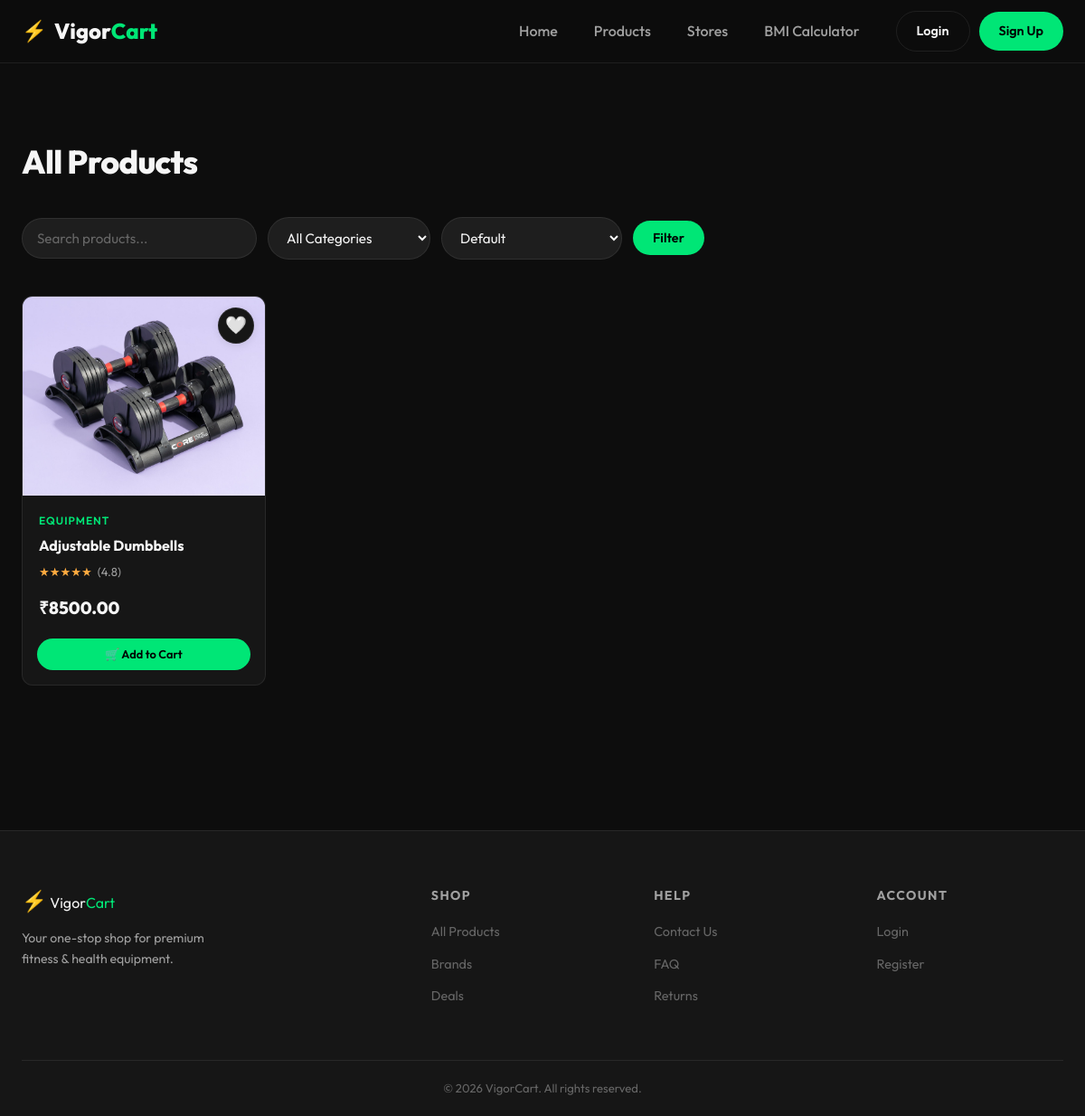
Screenshot of /products/ with the database file from the repository.
### store/models.py (models this page shows, shortened)
class Product(models.Model):
    p_name = models.CharField(max_length=255)
    asset_id = models.CharField(max_length=100, blank=True, null=True)
    description = models.TextField(blank=True, null=True)
    size = models.CharField(max_length=100, blank=True, null=True)
    detail = models.TextField(blank=True, null=True)
    price = models.DecimalField(max_digits=10, decimal_places=2)
    stock_availability = models.IntegerField(default=0)
    shop = models.ForeignKey(Shop, on_delete=models.CASCADE, related_name='products', null=True)
    category = models.ForeignKey(Category, on_delete=models.SET_NULL, null=True, related_name='products')
    image = models.ImageField(upload_to='products/', null=True, blank=True)
    created_at = models.DateTimeField(auto_now_add=True)

class Category(models.Model):
    name = models.CharField(max_length=100)
    parent = models.ForeignKey('self', db_index=True, null=True, blank=True, on_delete=models.CASCADE, related_name='subcategories')
    def __str__(self):
        return self.name

### store/views.py (the view)
# urls.py: path('products/', views.products, name='products'),
def products(request):
    all_products = Product.objects.all()
    categories = Category.objects.filter(parent__isnull=True)
    category_id = request.GET.get('category')
    shop_id = request.GET.get('shop')
    search_q = request.GET.get('q', '')
    sort = request.GET.get('sort', 'default')
    if category_id:
        all_products = all_products.filter(category_id=category_id)
        try:
            category_id = int(category_id)
        except (ValueError, TypeError):
            category_id = None
    if shop_id:
        all_products = all_products.filter(shop_id=shop_id)
    if search_q:
        all_products = all_products.filter(p_name__icontains=search_q)
    if sort == 'price_asc':
        all_products = all_products.order_by('price')
    elif sort == 'price_desc':
        all_products = all_products.order_by('-price')
    else:
        all_products = all_products.order_by('-created_at')
    wishlist_product_ids = []
    if request.user.is_authenticated:
        wishlist_obj = Wishlist.objects.filter(user=request.user).first()
        if wishlist_obj:
            wishlist_product_ids = list(wishlist_obj.products.values_list('id', flat=True))
    return render(request, 'store/products.html', {
        'products': all_products,
        'categories': categories,
        'search_q': search_q,
        'current_category': category_id,
        'current_sort': sort,
        'wishlist_product_ids': wishlist_product_ids,
    })

### store/templates/store/products.html (shortened to what this page needs)
{% extends 'store/base.html' %}
{% block content %}
<section class="section">
    <div class="container">
        <div class="section-header" style="text-align:left;margin-bottom:32px;">
            <h1 class="section-title">All Products</h1>
        </div>
        <form method="get" style="display:flex;flex-wrap:wrap;gap:12px;margin-bottom:40px;align-items:center;">
            <input type="text" name="q" value="{{ search_q }}" placeholder="Search products..." class="form-input"
                style="width:260px;border-radius:50px;">
            <select name="category" class="form-input" style="width:180px;border-radius:50px;">
                <option value="">All Categories</option>
            </select>
            <select name="sort" class="form-input" style="width:200px;border-radius:50px;">
                <option value="default" {% if current_sort == 'default' %}selected{% endif %}>Default</option>
            </select>
            <button type="submit" class="btn btn-primary">Filter</button>
        </form>
        {% if products %}
        <div class="products-grid">
            {% for product in products %}
            <div class="product-card" style="display:flex;flex-direction:column;position:relative;">
                <div class="product-wishlist" style="position:absolute; top:12px; right:12px; z-index:10; background:{% if product.id in wishlist_product_ids %}var(--primary){% else %}var(--bg-card){% endif %}; padding:8px; border-radius:50%; box-shadow:0 2px 8px rgba(0,0,0,0.1); width:40px; height:40px; display:flex; align-items:center; justify-content:center; transition:0.2s;">
                    {% if user.is_authenticated %}
                    <a href="{% url 'add_to_wishlist' product.id %}" title="{% if product.id in wishlist_product_ids %}Remove from wishlist{% else %}Add to wishlist{% endif %}" style="font-size:1.2rem; text-decoration:none; line-height:1;">❤️</a>
                    {% else %}
                    <a href="{% url 'login' %}" title="Login to wishlist" style="font-size:1.2rem; text-decoration:none; line-height:1;">🤍</a>
                    {% endif %}
                </div>
                <a href="{% url 'product_detail' product.pk %}" style="display:contents; text-decoration:none; color:inherit;">
                    <div class="product-img-wrap">
                        {% if product.image %}
                        <img src="{{ product.image.url }}" alt="{{ product.p_name }}">
                        {% else %}
                        <div style="height:100%;display:flex;align-items:center;justify-content:center;font-size:4rem;">🏋️</div>
                        {% endif %}
                    </div>
                    <div class="product-info">
                        <div class="product-category">{{ product.category }}</div>
                        <div class="product-name">{{ product.p_name }}</div>
                        <div class="product-rating"><span class="stars">★★★★★</span> (4.8)</div>
                        <div class="product-footer">
                            <div class="product-price">₹{{ product.price }}</div>
                        </div>
                    </div>
                </a>
                <div style="padding:0 16px 16px;margin-top:auto;">
                    <a href="{% url 'add_to_cart' product.id %}" class="btn btn-primary btn-sm" style="width:100%;justify-content:center;">🛒 Add to Cart</a>
                </div>
            </div>
            {% endfor %}
        </div>
        {% else %}
        <div style="text-align:center;padding:80px;color:var(--text-muted);">
            <div style="font-size:4rem;margin-bottom:16px;">🔍</div>
            <h2>No products found</h2>
            <p>Try a different search or category.</p>
        </div>
        {% endif %}
    </div>
</section>
{% endblock %}

### store/static/store/css/index.css (style rules this page uses)
:root { --primary: #00e676; --primary-dark: #00c853; --primary-glow: rgba(0, 230, 118, 0.25); --bg-dark: #0d0d0d; --bg-card: #161616; --bg-elevated: #1e1e1e; --text-primary: #f5f5f5; --text-secondary: #a0a0a0; --text-muted: #666; --border: rgba(255, 255, 255, 0.08); --danger: #ff4d4d; --warning: #ffab40; --shadow-card: 0 4px 24px rgba(0, 0, 0, 0.5); --shadow-glow: 0 0 24px var(--primary-glow); --radius: 12px; --radius-sm: 8px; --radius-pill: 50px; --nav-height: 70px; --transition: 0.25s ease; --font: 'Outfit', sans-serif; }
*, *::before, *::after { box-sizing: border-box; margin: 0; padding: 0; }
html { scroll-behavior: smooth; }
body { font-family: var(--font); background-color: var(--bg-dark); color: var(--text-primary); min-height: 100vh; line-height: 1.6; -webkit-font-smoothing: antialiased; }
a { text-decoration: none; color: inherit; }
img { max-width: 100%; display: block; }
.btn { display: inline-flex; align-items: center; justify-content: center; gap: 8px; padding: 10px 22px; border-radius: var(--radius-pill); font-family: var(--font); font-size: 0.9rem; font-weight: 600; cursor: pointer; border: none; transition: all var(--transition); white-space: nowrap; }
.btn-primary { background: var(--primary); color: #000; }
.btn-sm { padding: 7px 16px; font-size: 0.8rem; }
.section { padding: 80px 24px; }
.section-header { text-align: center; margin-bottom: 56px; }
.section-title { font-size: clamp(1.8rem, 3vw, 2.6rem); font-weight: 800; letter-spacing: -0.02em; margin-bottom: 14px; }
.container { max-width: 1280px; margin: 0 auto; }
.products-grid { display: grid; grid-template-columns: repeat(auto-fill, minmax(260px, 1fr)); gap: 24px; }
.product-card { background: var(--bg-card); border: 1px solid var(--border); border-radius: var(--radius); overflow: hidden; transition: border-color var(--transition), transform var(--transition), box-shadow var(--transition); cursor: pointer; }
.product-img-wrap { position: relative; height: 220px; background: var(--bg-elevated); overflow: hidden; }
.product-img-wrap img { width: 100%; height: 100%; object-fit: cover; transition: transform 0.4s ease; }
.product-wishlist { position: absolute; top: 12px; right: 12px; background: rgba(0, 0, 0, 0.6); border: 1px solid var(--border); border-radius: 50%; width: 34px; height: 34px; display: flex; align-items: center; justify-content: center; cursor: pointer; font-size: 0.9rem; transition: background var(--transition), border-color var(--transition); }
.product-info { padding: 18px; }
.product-category { font-size: 0.75rem; color: var(--primary); font-weight: 600; text-transform: uppercase; letter-spacing: 0.08em; margin-bottom: 6px; }
.product-name { font-size: 1rem; font-weight: 700; margin-bottom: 6px; white-space: nowrap; overflow: hidden; text-overflow: ellipsis; }
.product-rating { display: flex; align-items: center; gap: 6px; font-size: 0.82rem; color: var(--text-secondary); margin-bottom: 14px; }
.stars { color: #ffab40; }
.product-footer { display: flex; align-items: center; justify-content: space-between; }
.product-price { font-size: 1.2rem; font-weight: 800; }
.form-input { width: 100%; background: var(--bg-elevated); border: 1px solid var(--border); border-radius: var(--radius-sm); padding: 12px 16px; font-family: var(--font); font-size: 0.95rem; color: var(--text-primary); outline: none; transition: border-color var(--transition), box-shadow var(--transition); }
.form-input::placeholder { color: var(--text-muted); }

### rows the page displays
Product: image (picture), category "EQUIPMENT", p_name "Adjustable Dumbbells", price "8500.00"
